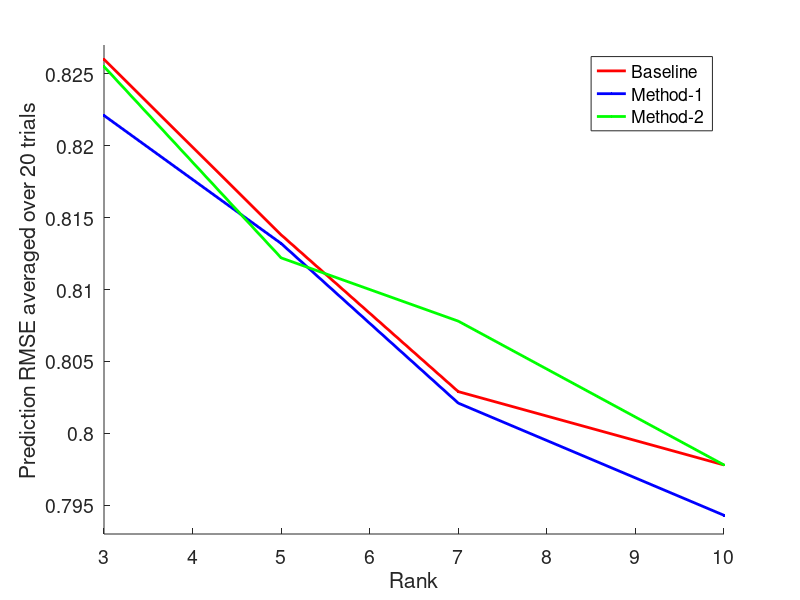

Write MATLAB code to recreate this figure.
close all;
clear all;
Base = [0.8260;

0.8138;

0.8029;

0.7978];



m1 = [0.8221;

0.8132;

0.8021;

0.7943];



m2 = [

0.8255;

0.8122;

0.8078;

0.7978];



r = [3,5,7,10];



figure;

hold on;

plot(r,Base,'r.-','Linewidth',2);

plot(r,m1,'b.-','Linewidth',2);

plot(r,m2,'g.-','Linewidth',2);

xl = xlabel('Rank');

yl = ylabel('Prediction RMSE averaged over 20 trials');

LEG = legend('Baseline','Method-1','Method-2');

set(xl, 'FontSize', 14);
set(yl, 'FontSize', 14);
set(LEG, 'FontSize', 18);
ylim([0.793,0.827]);
set(gca,'fontsize',14)
print -f1 -djpeg -r600 MovieLens10MGenre.jpg